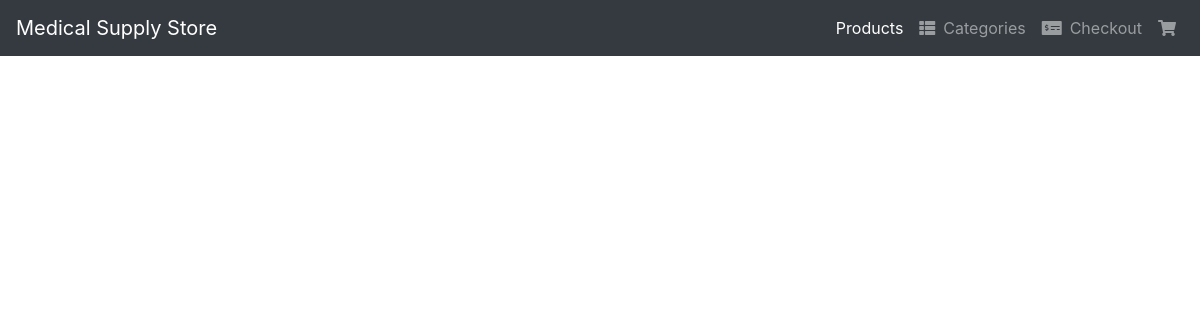
The page /php/index.php on the database as committed earlier.
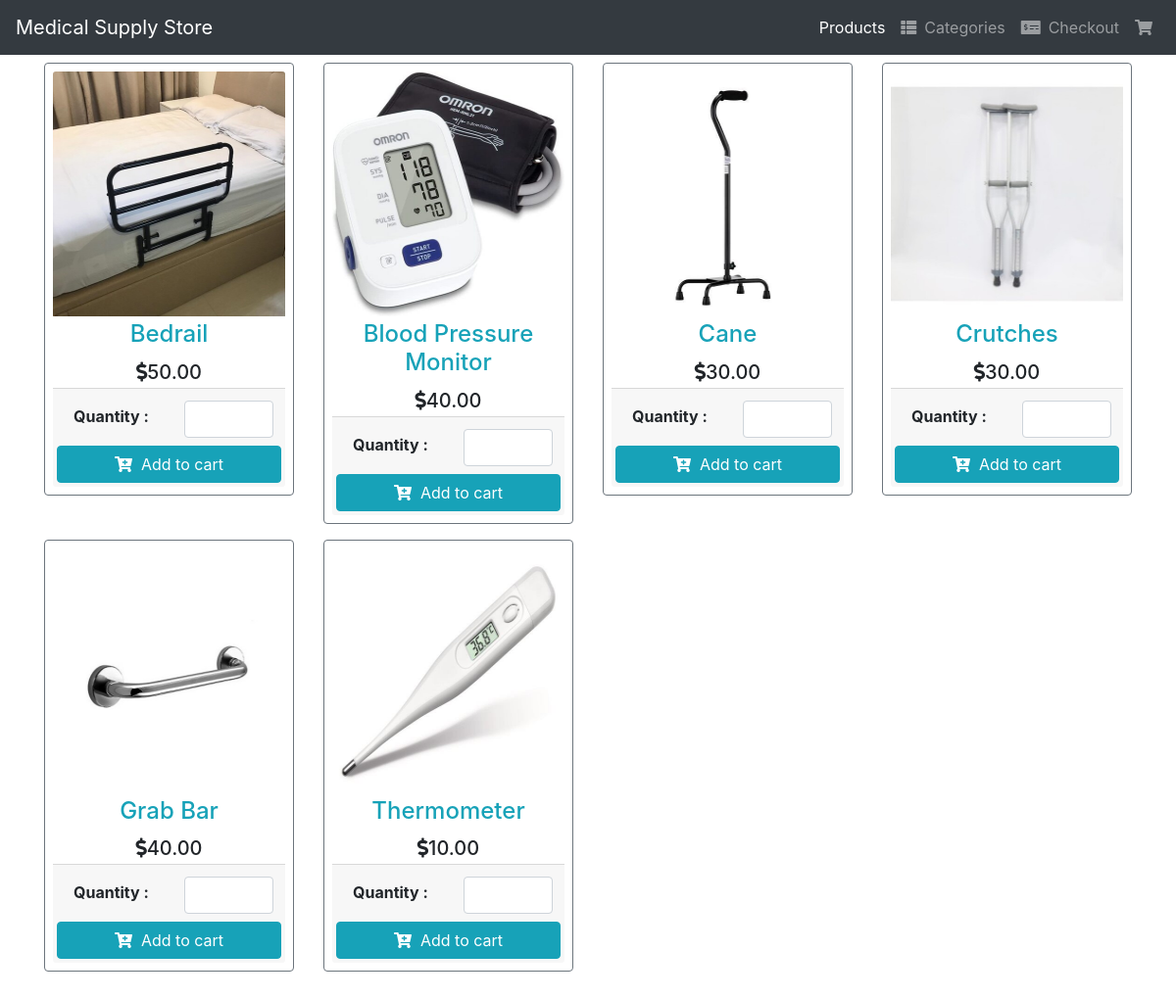
The same page on the database as committed later.
### tables this page shows
CREATE TABLE `product` (
  `id` int(11) NOT NULL,
  `product_name` varchar(255) NOT NULL,
  `product_price` varchar(50) NOT NULL,
  `product_image` varchar(255) NOT NULL,
  `product_code` varchar(255) NOT NULL
);

### php/index.php (the view, shortened to what this page needs)
<!DOCTYPE html>
<html lang="en">
<head>
  <link rel='stylesheet' href='https://cdnjs.cloudflare.com/ajax/libs/twitter-bootstrap/4.5.2/css/bootstrap.min.css' />
  <link rel='stylesheet' href='https://cdnjs.cloudflare.com/ajax/libs/font-awesome/5.9.0/css/all.min.css' />
</head>
<body>
  <nav class="navbar navbar-expand-md bg-dark navbar-dark">
    <a class="navbar-brand" href="index.php">Medical Supply Store</a>
    <div class="collapse navbar-collapse" id="collapsibleNavbar">
      <ul class="navbar-nav ml-auto">
        <li class="nav-item">
          <a class="nav-link active" href="index.php">Products</a>
        </li>
        <li class="nav-item">
          <a class="nav-link" href="#"><i class="fas fa-th-list mr-2"></i>Categories</a>
        </li>
        <li class="nav-item">
          <a class="nav-link" href="checkout.php"><i class="fas fa-money-check-alt mr-2"></i>Checkout</a>
        </li>
        <li class="nav-item">
          <a class="nav-link" href="cart.php"><i class="fas fa-shopping-cart"></i> <span id="cart-item" class="badge badge-danger"></span></a>
        </li>
      </ul>
    </div>
  </nav>
  <div class="container">
    <div class="row mt-2 pb-3">
      <?php
  			include 'config.php';
  			$stmt = $conn->prepare('SELECT * FROM product');
  			$stmt->execute();
  			$result = $stmt->get_result();
  			while ($row = $result->fetch_assoc()):
  		?>
      <div class="col-sm-6 col-md-4 col-lg-3 mb-2">
        <div class="card-deck">
          <div class="card p-2 border-secondary mb-2">
            <img src="<?= $row['product_image'] ?>" class="card-img-top" height="250">
            <div class="card-body p-1">
              <h4 class="card-title text-center text-info"><?= $row['product_name'] ?></h4>
              <h5 class="card-text text-center"><i class="fas fa-dollar-sign"></i><?= number_format($row['product_price'],2) ?></h5>
            </div>
            <div class="card-footer p-1">
              <form action="" class="form-submit">
                <div class="row p-2">
                  <div class="col-md-6 py-1 pl-4">
                    <b>Quantity : </b>
                  </div>
                  <div class="col-md-6">
                    <input type="number" class="form-control pqty" value="<?= $row['product_qty'] ?>">
                  </div>
                </div>
                <button class="btn btn-info btn-block addItemBtn"><i class="fas fa-cart-plus"></i>&nbsp;&nbsp;Add to
                  cart</button>
              </form>
            </div>
          </div>
        </div>
      </div>
      <?php endwhile; ?>
    </div>
  </div>
</body>
</html>

Rows that differ between the two databases and show on the page:
added product: product_image (picture), product_name "Bedrail", product_price "50.00"
added product: product_image (picture), product_name "Blood Pressure Monitor", product_price "40.00"
added product: product_image (picture), product_name "Cane", product_price "30.00"
added product: product_image (picture), product_name "Crutches", product_price "30.00"
added product: product_image (picture), product_name "Grab Bar", product_price "40.00"
added product: product_image (picture), product_name "Thermometer", product_price "10.00"
